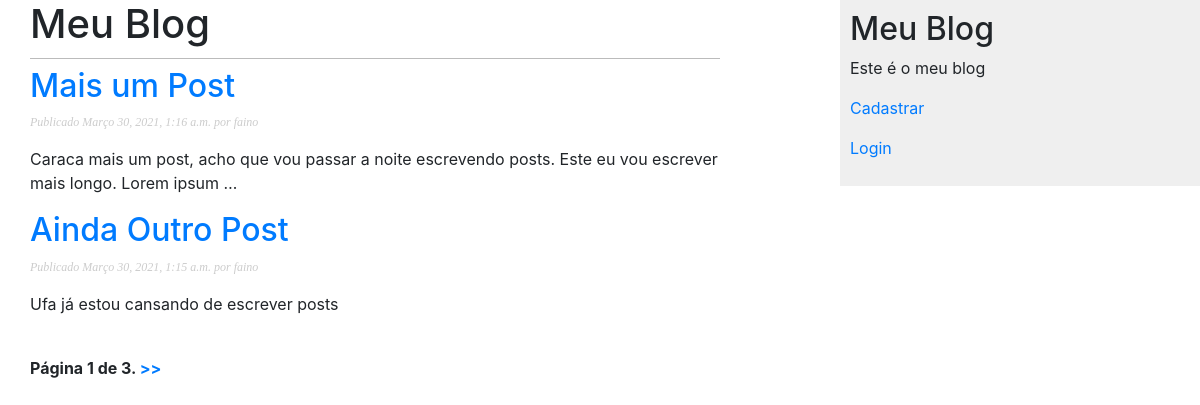
The page / on the database its author committed.
### meublog/models.py (models this page shows, shortened)
class Post(models.Model):
    STATUS_CHOICES = (
        ('rascunho', _('Rascunho')),
        ('publicado', _('Publicado'))
    )
    objects = models.Manager()
    publicados = PublicadosManager()
    titulo = models.CharField(max_length=250)
    slug = models.SlugField(max_length=100)
    corpo = models.TextField()
    autor = models.ForeignKey(User, on_delete=models.CASCADE, related_name='meublog_posts')
    publicado = models.DateTimeField(default=timezone.now)
    criado = models.DateTimeField(auto_now_add=True)
    status = models.CharField(max_length=9, choices=STATUS_CHOICES, default='rascunho')
    class Meta:
        ordering = ('-publicado',)
        verbose_name = _("Post")
        verbose_name_plural = _("Posts")

### meublog/views.py (the view)
# urls.py: path('', views.ListarPostsView.as_view(), name='listar_posts'),
class ListarPostsView(ListView):
    queryset = Post.publicados.all()
    context_object_name = 'posts'
    paginate_by = 2
    template_name = 'meublog/post/listarposts.html'
    def get_context_data(self, **kwargs):
        context = super(ListarPostsView, self).get_context_data(**kwargs)
        idioma = translation.get_language()
        context['idioma'] = idioma
        return context

### meublog/templates/meublog/post/listarposts.html (shortened to what this page needs)
{% extends "meublog/base.html" %}
{% load i18n %}
{% block conteudo %}
<h1>{% trans 'Meu Blog' %}</h1>
{% for p in posts %}
<h2>
    <a href="{% url 'meublog:detalhar_post' p.slug %}">
        {{ p.titulo }}
    </a>
</h2>
<p class="date">
    {% trans 'Publicado' %} {{ p.publicado }} {% trans 'por' %} {{ p.autor }}
</p>
<p>
    {{ p.corpo|truncatewords:20|linebreaks }}
</p>
{% endfor %}
{% include "pagination.html" with page=page_obj %}
{% endblock %}

### meublog/static/meublog.css (style rules this page uses)
body { margin:0; padding:0; font-family:helvetica, sans-serif; }
a { color:#00abff; text-decoration:none; }
h1 { font-weight:normal; border-bottom:1px solid #bbb; padding:0 0 10px 0; }
h2 { font-weight:normal; margin:30px 0 0; }
p.date { color:#ccc; font-family: georgia, serif; font-size: 12px; font-style: italic; }

### rows shown on the page
Post: titulo "Mais um Post", publicado "Março 30, 2021, 1:16 a.m.", autor "faino", corpo "Caraca mais um post, acho que vou passar a noite escrevendo posts. Este eu vou escrever mais longo. Lorem ipsum …"
Post: titulo "Ainda Outro Post", publicado "Março 30, 2021, 1:15 a.m.", autor "faino", corpo "Ufa já estou cansando de escrever posts"

### other values the page prints
{{ page.number }} "1"
{{ page.paginator.num_pages }} "3"
